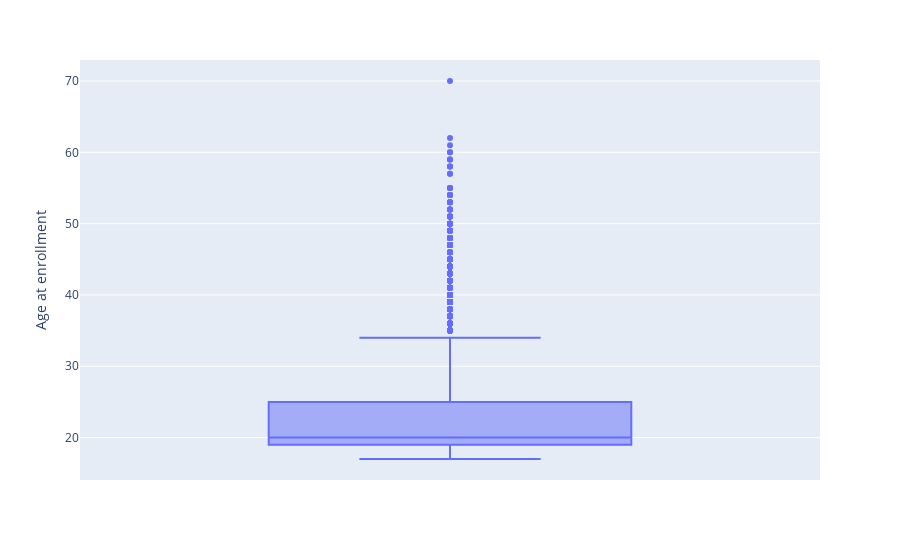

This figure's notebook cell:
### Code cell
fig = px.box(student_df, y='Age at enrollment')
fig.show()

### Figure 1 — Plotly figure (JSON) as saved in the notebook; plotly's stock layout.template omitted (floating-point values rounded to 4 significant figures; data arrays with more than 128 entries replaced by an {"elided": "..."} marker saying what was removed)
{"data": [{"alignmentgroup": "True", "hovertemplate": "Age at enrollment=%{y}<extra></extra>", "legendgroup": "", "marker": {"color": "#636efa"}, "name": "", "notched": false, "offsetgroup": "", "orientation": "v", "showlegend": false, "type": "box", "x0": " ", "xaxis": "x", "y": {"elided": "4424 int values"}, "y0": " ", "yaxis": "y"}], "layout": {"boxmode": "group", "legend": {"tracegroupgap": 0}, "margin": {"t": 60}, "xaxis": {"anchor": "y", "domain": [0, 1]}, "yaxis": {"anchor": "x", "domain": [0, 1], "title": {"text": "Age at enrollment"}}}}
